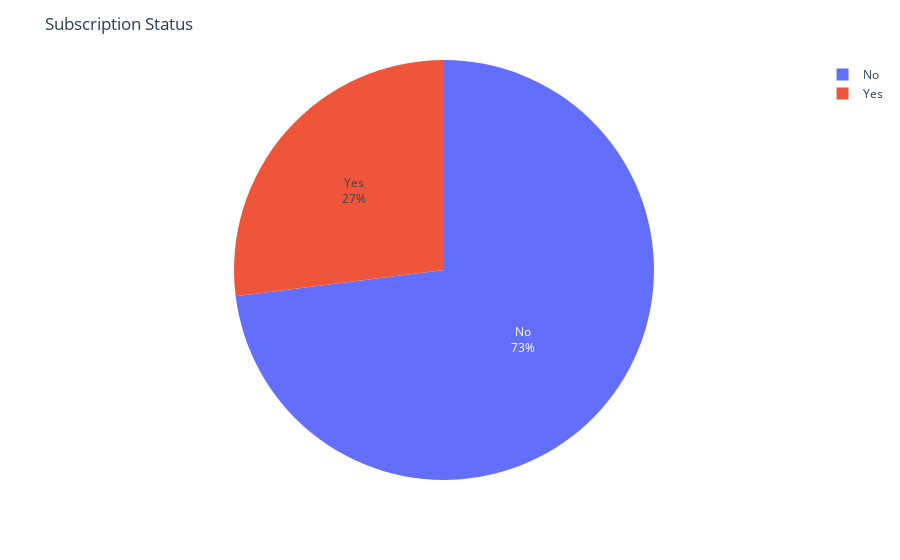

This figure's notebook cell:
### Code cell
plt.figure(figsize = (20, 6), dpi=200)
fig = px.pie(df, names='Subscription Status')
fig.update_traces(textposition='inside', textinfo='percent+label')
fig.update_layout(
    title="Subscription Status"
)
fig.show()

### Figure 1 — Plotly figure (JSON) as saved in the notebook; plotly's stock layout.template omitted (floating-point values rounded to 4 significant figures; data arrays with more than 128 entries replaced by an {"elided": "..."} marker saying what was removed)
{"data": [{"domain": {"x": [0, 1], "y": [0, 1]}, "hovertemplate": "Subscription Status=%{label}<extra></extra>", "labels": {"elided": "3900 str values"}, "legendgroup": "", "name": "", "showlegend": true, "textinfo": "percent+label", "textposition": "inside", "type": "pie"}], "layout": {"legend": {"tracegroupgap": 0}, "margin": {"t": 60}, "title": {"text": "Subscription Status"}}}
